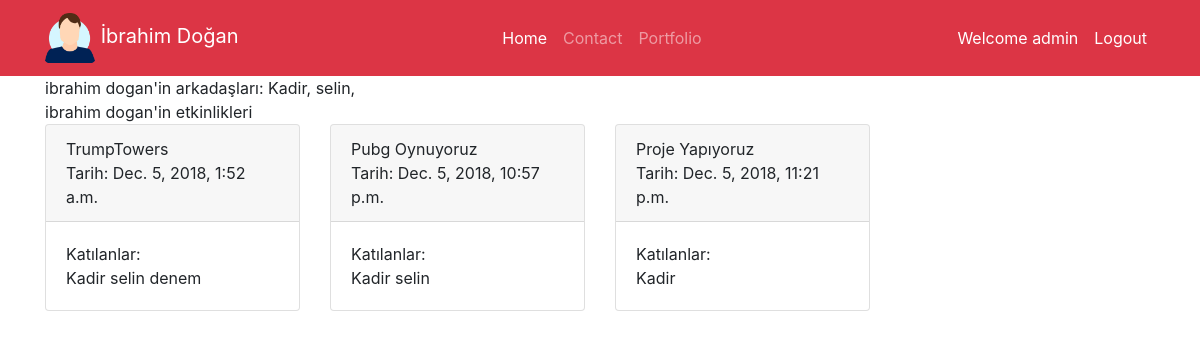
The app's page / (signed in) with its own data.
### mysite/models.py (models this page shows, shortened)
class Profile(models.Model):
    user = models.OneToOneField(User, on_delete=models.CASCADE)
    first_name = models.CharField(max_length=30, null=True)
    last_name = models.CharField(max_length=30, null=True)
    friends = models.ManyToManyField('self', blank=True)

class Event(models.Model):
    time = models.DateTimeField()
    title = models.CharField(max_length=50)
    owner = models.ForeignKey(EventOwner, on_delete=models.CASCADE, null=True)
    participants = models.ManyToManyField(Profile, blank=True)
    description = models.CharField(max_length=500,null=True)
    biletix_url = models.CharField(max_length=500,blank=True, null=True)

### mysite/views.py (the view)
# urls.py: path('', views.index, name='home'),
def index(request):
    if request.user.is_authenticated:
        profile = request.user.profile
        friends = profile.friends.all()
        owner = EventOwner.objects.filter(profile=request.user.profile)
        events = Event.objects.filter(owner__in=owner)
        context = {'home': 'active', 'friends': friends, 'events': events,
                   'name': profile.first_name + " " + profile.last_name}
        return render(request, 'mysite/index.html', context)
    else:
        context = {'home': 'active'}
        return render(request, 'mysite/index.html', context)

### mysite/templates/mysite/index.html
{% extends 'mysite/base.html' %}
{% block content %}
    <div class="container">
        {{ name }}'in arkadaşları:
        {% for friend in friends %}
            {{ friend.first_name }},
        {% endfor %}<br>
        {{ name }}'in etkinlikleri
        <div class="row">
        {% for event in events %}
            <div class="col-md-3">
            <div class="card">
                <div class="card-header">{{ event.title }} <br> Tarih: {{ event.time }} </div>
                <div class="card-body">Katılanlar:<br>
                    {% for participants in event.participants.all %}
                        {{ participants.first_name }}
                    {% endfor %}
                </div>
            </div>
            </div>
        {% endfor %}
</div>
    </div>
{% endblock %}

### mysite/templates/mysite/base.html (shortened to what this page needs)
{% load static %}
<!doctype html>
<html lang="en">
<head>
    <link rel="stylesheet" href="https://stackpath.bootstrapcdn.com/bootstrap/4.1.3/css/bootstrap.min.css"
>
</head>
<body>
<nav class="navbar navbar-expand-lg navbar-dark bg-danger">
    <div class="container">
        <a class="navbar-brand" href="#">
            <img src="{% static 'mysite/images/profile-picture-default.png' %}" width="50" height="50"> İbrahim Doğan
        </a>
        <div class="collapse navbar-collapse" id="navbarNavAltMarkup">
            <ul class="navbar-nav mx-auto">
                <a class="nav-item nav-link {{ home }}" href="{% url 'home' %}">Home </a>
                <a class="nav-item nav-link {{ contact }}" href="{% url 'contact' %}">Contact</a>
                <a class="nav-item nav-link {{ portfolio }}" href="{% url 'portfolio' %}">Portfolio</a>
            </ul>
        </div>
        <ul class="navbar-nav">
            {% if user.is_authenticated %}
                <a class="nav-item nav-link active" href="#">Welcome {{ user.username }} </a>
                <a class="nav-item nav-link active" href="{% url 'logout' %}">Logout</a>
            {% endif %}
    </ul>
    </div>
</nav>
{% block content %}
{% endblock %}
</body>
</html>

### records on screen
Profile: first_name "Kadir"
Profile: first_name "selin"
Event: title "TrumpTowers", time "Dec. 5, 2018, 1:52 a.m."
Profile: first_name "denem"
Event: title "Pubg Oynuyoruz", time "Dec. 5, 2018, 10:57 p.m."
Event: title "Proje Yapıyoruz", time "Dec. 5, 2018, 11:21 p.m."

### other values on screen
{{ user.username }} "admin"
{{ name }} "ibrahim dogan"
